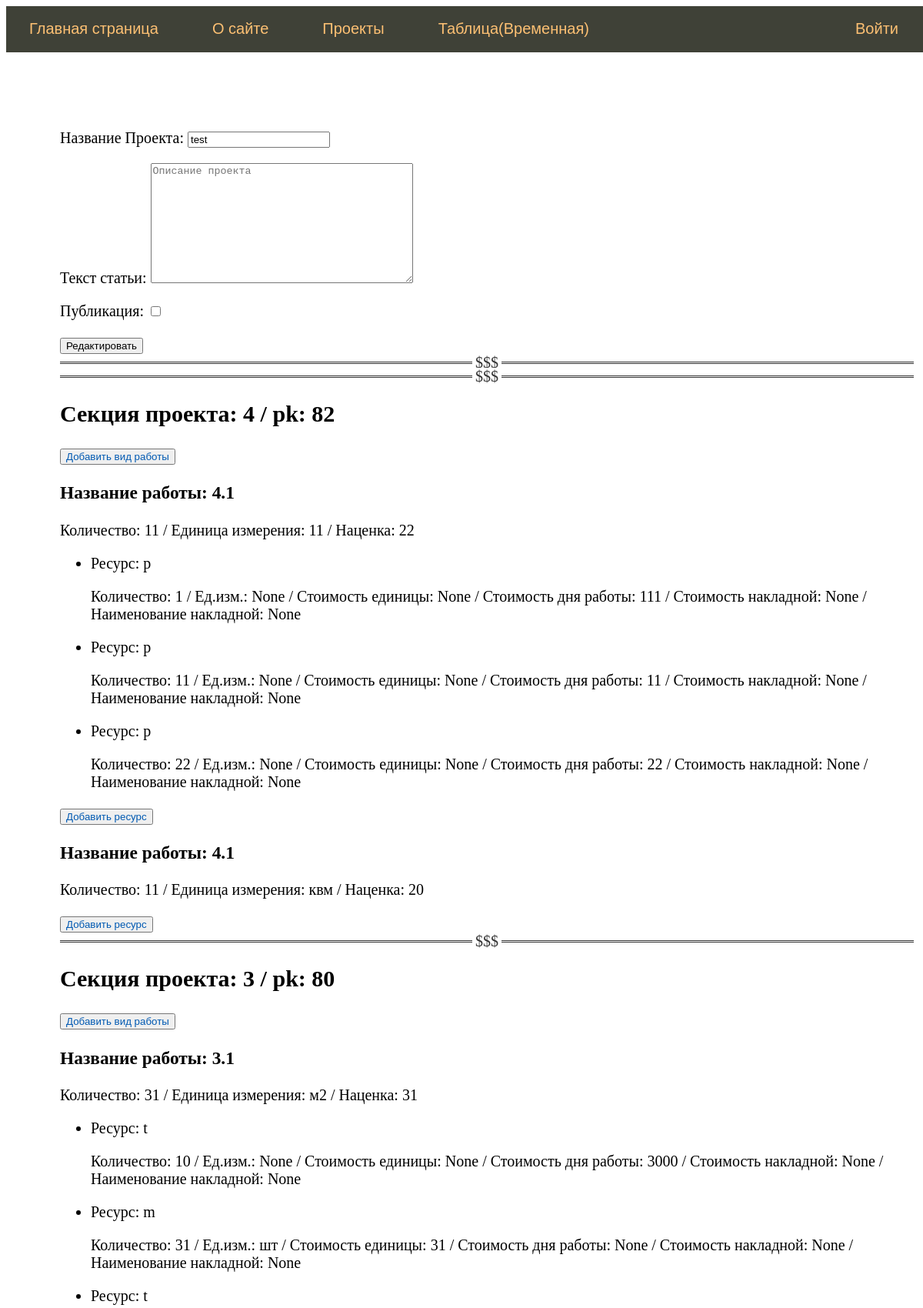
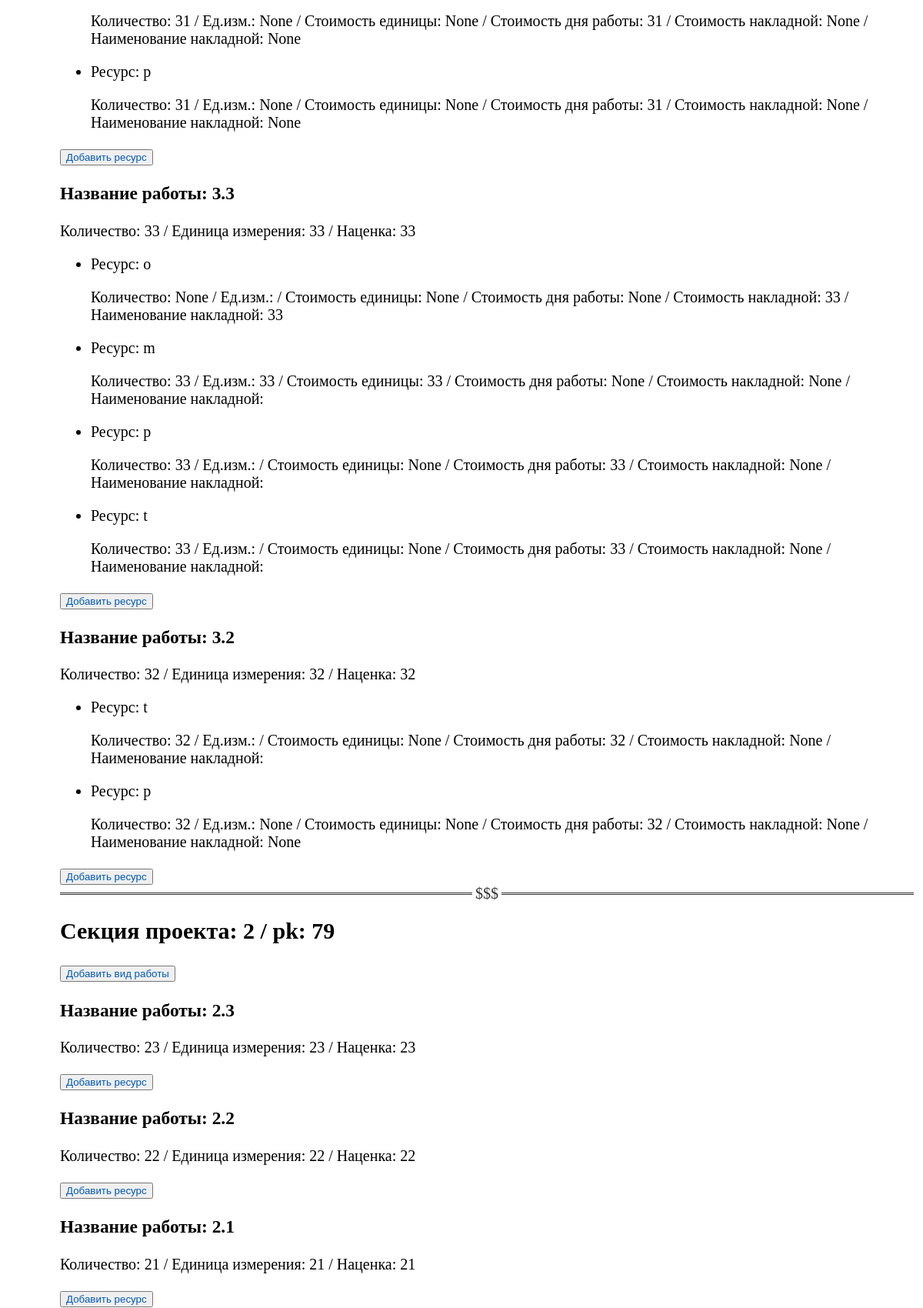
Screenshot of /edit_project/82 (upper part) with the database file from the repository (2 pictures, top to bottom).
### estimate/models.py (models this page shows, shortened)
class Project(models.Model):
    title_p = models.CharField(max_length=255, unique=True,
                               verbose_name="Название Проекта")  # атрибут title будет определять одноименное поле как текстовую строку с максимальным числом символов 255.
    description_p = models.TextField(verbose_name="Текст статьи", blank=True,
                                     null=True)  # поле задано как текстовое с параметром blank=True. Данный параметр означает, что это поле может быть пустым, то есть, не содержать текста.
    time_create_p = models.DateTimeField(auto_now_add=True,
                                         verbose_name="Время создания")  # auto_now_add – позволяет фиксировать текущее время только в момент первого добавления записи в таблицу БД;
    time_update_p = models.DateTimeField(auto_now=True,
                                         verbose_name="Время изменения")  # auto_now – фиксирует текущее время всякий раз при изменении или добавлении записи в таблицу БД.
    is_published_p = models.BooleanField(default=False, verbose_name="Публикация", blank=True,
                                         null=True)  # атрибут is_published определен через класс BooleanField с параметром default=True. Это означает, что по умолчанию значение поля в БД будет установлено в значение True и статья будет считаться опубликованной.
    class Meta:
        verbose_name = 'Проект'
        verbose_name_plural = '1.Проекты'
        ordering = ['-time_create_p', 'title_p']

class ProjectSection(models.Model):
    title_s = models.CharField(max_length=255, verbose_name="Раздел Проекта", unique=False)
    time_create_s = models.DateTimeField(auto_now_add=True, verbose_name="Время создания")
    time_update_s = models.DateTimeField(auto_now=True, verbose_name="Время изменения")
    is_published_s = models.BooleanField(default=False, verbose_name="Публикация", blank=True, null=True)
    prj = models.ForeignKey('Project', on_delete=models.CASCADE, null=False, verbose_name="Проект")
    class Meta:
        verbose_name = 'Раздел проекта'
        verbose_name_plural = '2.Разделы проекта'
        ordering = ['-title_s']

class WorkType(models.Model):
    title_w = models.CharField(max_length=255, verbose_name="Название вида работы", unique=False)
    time_create_w = models.DateTimeField(auto_now_add=True, verbose_name="Время создания")
    time_update_w = models.DateTimeField(auto_now=True, verbose_name="Время изменения")
    quantity_w = models.PositiveIntegerField(verbose_name="Количество")
    unit_w = models.CharField(max_length=10, unique=False, verbose_name="Ед.изм.")
    margin_w = models.PositiveIntegerField(verbose_name="Наценка")
    sect = models.ForeignKey('ProjectSection', on_delete=models.CASCADE, null=False, verbose_name="Секция проекта")
    prj_w = models.ForeignKey('Project', on_delete=models.CASCADE, null=False, verbose_name="Проект")
    class Meta:
        verbose_name = 'Вид работы'
        verbose_name_plural = '3.Вид работ'
        ordering = ['-time_create_w']

class Resource(models.Model):
    PEOPLE = 'p'
    TECH = 't'
    MAT = 'm'
    OVERHEADS = 'o'
    TYPE = [
        (PEOPLE, 'Люди'),
        (TECH, 'Техника'),
        (MAT, 'Материалы или Оборудование'),
        (OVERHEADS, 'Накладные расходы')
    ]
    title_r = models.CharField(max_length=30, verbose_name="Ресурс", choices=TYPE, null=True, unique=False)
    time_create_r = models.DateTimeField(auto_now_add=True, verbose_name="Время создания")
    time_update_r = models.DateTimeField(auto_now=True, verbose_name="Время изменения")
    quantity_r = models.PositiveIntegerField(verbose_name="Количество", blank=True, null=True)
    day_cost_r = models.PositiveIntegerField(verbose_name="Стоимость за день", blank=True, null=True)
    unit_cost_r = models.PositiveIntegerField(verbose_name="Стоимость за единицу", blank=True, null=True)
    unit_r = models.CharField(max_length=10, verbose_name="Единица измерения", blank=True, null=True)
    cost_r = models.PositiveIntegerField(verbose_name="Сумма затрат", blank=True, null=True)
    overhead_r = models.CharField(max_length=255, verbose_name="Наименование накладной", blank=True, null=True)
    work = models.ForeignKey('WorkType', on_delete=models.CASCADE, null=False, verbose_name="Вид работы")
    prj_r = models.ForeignKey('Project', on_delete=models.CASCADE, null=False, verbose_name="Проект")
    class Meta:
        verbose_name = 'Тип ресурса'
        verbose_name_plural = '4.Типы Ресурсов'
        ordering = ['-time_create_r']

### estimate/views.py (the view)
# urls.py: path('edit_project/<int:prj_id>', edit_project, name='edit_project'),
def edit_project(request, prj_id):
    prj = Project.objects.get(pk=prj_id)
    all_sect = prj.projectsection_set.all()
    all_work = prj.worktype_set.all()
    all_res = prj.resource_set.all()
    if request.method == 'POST':
        form_p = AddProjectForm(instance=prj, data=request.POST)
        if form_p.is_valid():
            form_p.save()
            return redirect('project', prj_id=prj_id)
    else:
        form_p = AddProjectForm(instance=prj)
    context = {'prj': prj, 'all_sect': all_sect, 'all_work': all_work, 'all_res': all_res, 'form_p': form_p}
    return render(request, 'estimate/edit_project.html', context=context)

### estimate/forms.py
class AddProjectForm(ModelForm):
    class Meta:
        model = Project
        fields = ('title_p', 'description_p', 'is_published_p')
        widgets = {
            'title_p': TextInput(attrs={
                'placeholder': 'Название проекта',
            }),
            'description_p': Textarea(attrs={
                'placeholder': 'Описание проекта'
            }),
            'is_published_p': CheckboxInput(attrs={
                'placeholder': 'Публикация'
            }),
        }

### estimate/templatetags/estimate_tags.py (called while the page is built)
@register.simple_tag()
def return_menu():
    menu = [
        {'title': "Главная страница", 'url_name': 'index'},
        {'title': "О сайте", 'url_name': 'about'},
        {'title': "Проекты", 'url_name': 'all_projects'},
        {'title': 'Таблица(Временная)', 'url_name': 'page'},
        {'title': "Войти", 'url_name': 'login'}
    ]
    return menu

### estimate/templates/estimate/edit_project.html (shortened to what this page needs)
{% extends 'estimate/base.html' %}
{% block content %}
  <form action="{% url 'edit_project' prj.id %}" method="post">
    {{ form_p.as_p }}
  <button type="submit">Редактировать</button>
  </form>
  <hr>
  <hr>
  {% for s in all_sect %}
    <h2>Секция проекта: {{ s.title_s }} / pk: {{ s.pk }}</h2>
    <button type="submit"><a href="{% url 'add_work' prj.pk s.pk %}">Добавить вид работы</a></button>
    {% for w in all_work %}
      {% if w.sect == s %}
        <h3>Название работы: {{ w.title_w }}</h3>
        <p>Количество: {{ w.quantity_w }} / Единица измерения: {{ w.unit_w }} /
          Наценка: {{ w.margin_w }}</p>
        {% for r in all_res %}
          {% if r.work == w %}
            <ul>
              <li>
                <p>Ресурс: {{ r.title_r }}</p>
                <p>Количество: {{ r.quantity_r }} / Ед.изм.: {{ r.unit_r }} / Стоимость единицы: {{ r.unit_cost_r }}
                  / Стоимость дня работы: {{ r.day_cost_r }} / Стоимость накладной: {{ r.cost_r }}
                  / Наименование накладной: {{ r.overhead_r }}</p>
              </li>
            </ul>
          {% endif %}
        {% endfor %}
        <button type="submit"><a href="{% url 'add_res_choice' prj.pk s.pk w.pk %}">Добавить ресурс</a></button>
      {% endif %}
    {% endfor %}
    <hr>
  {% endfor %}
{% endblock content %}

### estimate/static/estimate/css/styles.css (style rules this page uses)
html, body { font-family: 'Arial'; padding: 0; height: 100%; width: 100%; color: #444; }
hr:after { background: #fff; content: '$$$'; padding: 0 4px; position: relative; top: -13px; }
a { color: #0059b2; text-decoration: none; }
hr { border: none; border-top: 3px double #333; color: #333; overflow: visible; text-align: center; height: 5px; }

### rows the page displays
Project: title_p "test"
ProjectSection: title_s "4", pk "82"
WorkType: title_w "4.1", quantity_w "11", unit_w "11", margin_w "22"
Resource: title_r "p", quantity_r "1", unit_r "None", unit_cost_r "None", day_cost_r "111", cost_r "None", overhead_r "None"
Resource: title_r "p", quantity_r "11", unit_r "None", unit_cost_r "None", day_cost_r "11", cost_r "None", overhead_r "None"
Resource: title_r "p", quantity_r "22", unit_r "None", unit_cost_r "None", day_cost_r "22", cost_r "None", overhead_r "None"
WorkType: title_w "4.1", quantity_w "11", unit_w "квм", margin_w "20"
ProjectSection: title_s "3", pk "80"
WorkType: title_w "3.1", quantity_w "31", unit_w "м2", margin_w "31"
Resource: title_r "t", quantity_r "10", unit_r "None", unit_cost_r "None", day_cost_r "3000", cost_r "None", overhead_r "None"
Resource: title_r "m", quantity_r "31", unit_r "шт", unit_cost_r "31", day_cost_r "None", cost_r "None", overhead_r "None"
Resource: title_r "t", quantity_r "31", unit_r "None", unit_cost_r "None", day_cost_r "31", cost_r "None", overhead_r "None"
Resource: title_r "p", quantity_r "31", unit_r "None", unit_cost_r "None", day_cost_r "31", cost_r "None", overhead_r "None"
WorkType: title_w "3.3", quantity_w "33", unit_w "33", margin_w "33"
Resource: title_r "o", quantity_r "None", unit_cost_r "None", day_cost_r "None", cost_r "33", overhead_r "33"
Resource: title_r "m", quantity_r "33", unit_r "33", unit_cost_r "33", day_cost_r "None", cost_r "None"
Resource: title_r "p", quantity_r "33", unit_cost_r "None", day_cost_r "33", cost_r "None"
Resource: title_r "t", quantity_r "33", unit_cost_r "None", day_cost_r "33", cost_r "None"
WorkType: title_w "3.2", quantity_w "32", unit_w "32", margin_w "32"
Resource: title_r "t", quantity_r "32", unit_cost_r "None", day_cost_r "32", cost_r "None"
Resource: title_r "p", quantity_r "32", unit_r "None", unit_cost_r "None", day_cost_r "32", cost_r "None", overhead_r "None"
ProjectSection: title_s "2", pk "79"
WorkType: title_w "2.3", quantity_w "23", unit_w "23", margin_w "23"
WorkType: title_w "2.2", quantity_w "22", unit_w "22", margin_w "22"
WorkType: title_w "2.1", quantity_w "21", unit_w "21", margin_w "21"

### other values shown
{{ m.title }} "Главная страница" "О сайте" "Проекты" "Таблица(Временная)"
{{ m.title }} "Войти"
